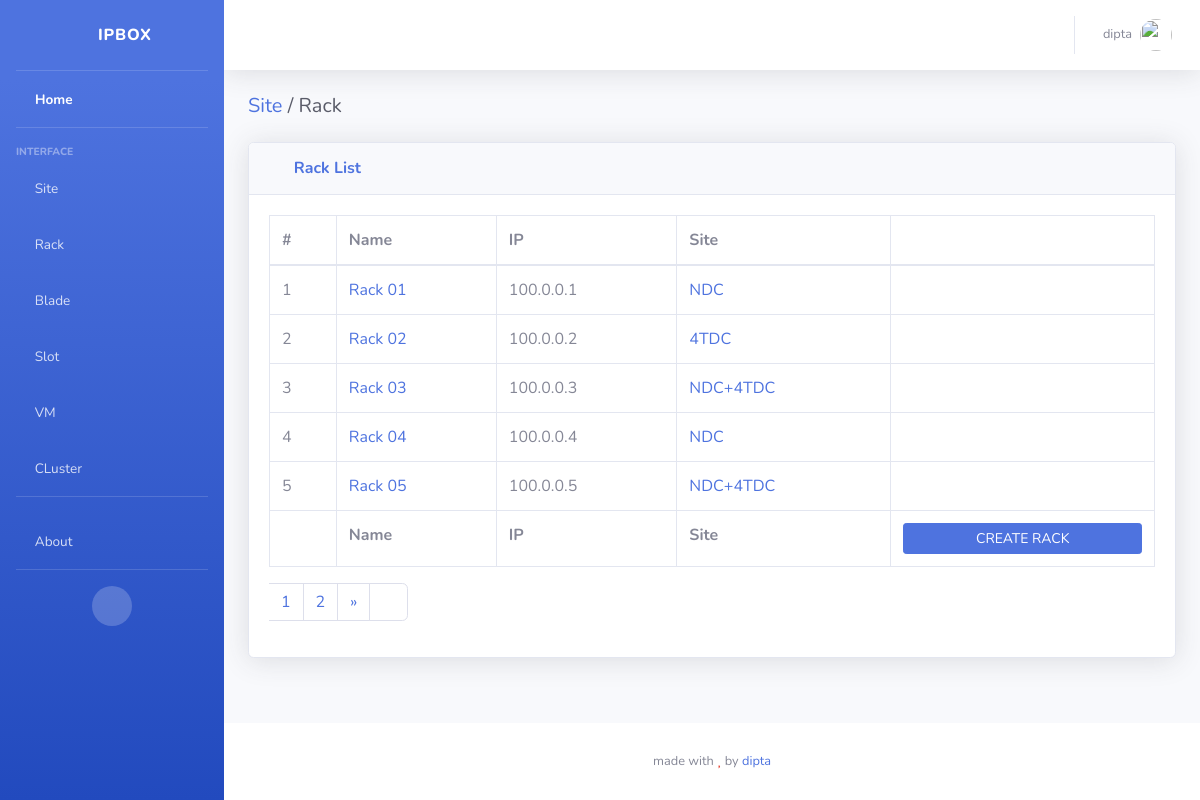
The page /racks/ (signed in) on the database its author committed.
### rackapp/models.py (models this page shows, shortened)
class Rack(models.Model):
  name  = models.CharField(max_length=128)
  ip    = models.GenericIPAddressField()
  site  = models.ForeignKey(Site, related_name="racks", on_delete=models.CASCADE)
  class Meta:
    verbose_name_plural = "Racks"

### siteapp/models.py (models this page shows, shortened)
class Site(models.Model):
  name = models.CharField(max_length=128)
  class Meta:
    verbose_name_plural = "Sites"

### rackapp/views.py (the view)
# urls.py: path('', views.rackList, name="racks"),
def rackList(request):
  dataPerPage = 5
  pageNum = request.GET.get('page', 1)
  racks = Rack.objects.all()
  p = Paginator(racks, dataPerPage)
  page_obj = p.page(pageNum)
  context = {
    'page_obj': page_obj,
    'generalUser': generalUser(request.user),
    'adminUser': adminUser(request.user)
  }
  return render(request, 'rackapp/racks.html', context=context)

### accounts/views.py (called while the page is built)
def generalUser(user):
    res = False
    try:
        if user is None:
            raise ValueError('User Not Found!')
        if not user.is_active:
            raise ValueError('User Not Active!')
        if user.is_authenticated:
            res = True
    except Exception as err:
        pass
    return res

def adminUser(user):
    res = False
    try:
        if generalUser(user):
            if user.is_superuser or user.is_staff:
                res = True
    except Exception as err:
        pass
    return res

### rackapp/templates/rackapp/racks.html (shortened to what this page needs)
{% extends 'sbadmin/base.html' %}{% load static %} {% block content %}
<div class="d-sm-flex align-items-center justify-content-between mb-4">
  <h1 class="h5 mb-0 text-gray-800">
    <a href="{% url 'siteapp:sites' %}">Site<a/> / Rack
  </h1>
</div>
<div class="card shadow mb-4">
  <div class="card-header py-3">
    <h6 class="m-0 font-weight-bold text-primary"><i class="fas fa-table mr-2"></i> Rack List</h6>
  </div>
  <div class="card-body">
    <div class="table-responsive">
      <table
        class="table table-bordered"
        id="dataTable"
        width="100%"
        cellspacing="0"
      >
        <thead>
          <tr>
            <th>#</th>
            <th>Name</th>
            <th>IP</th>
            <th>Site</th>
            <th></th>
          </tr>
        </thead>
        <tfoot>
          <tr>
            <th></th>
            <th>Name</th>
            <th>IP</th>
            <th>Site</th>
            <th>
              {% if adminUser %}
                <a href="{% url 'rackapp:rack_create' %}" class="btn btn-primary btn-sm btn-block">CREATE RACK</a>
              {% else %}
                <div class="btn btn-primary btn-sm btn-block disabled customNotAllowed">CREATE RACK</div>
							{% endif %}
            </th>
          </tr>
        </tfoot>
        <tbody>
          {% for rack in page_obj %}
          <tr>
            <td>{{ forloop.counter }}</td>
            <td>
              <a href="{% url 'rackapp:rack_query' rack.id %}"
                class="text-primary">
                {{ rack.name }}
              </a>
            </td>
            <td>{{ rack.ip }}</td>
            <td>
              <a href="{% url 'siteapp:site_query' rack.site.id %}"
                class="text-primary">
                {{ rack.site.name }}
              </a>
            </td>
            <td class="text-center">
              {% if adminUser %}
                <a href="{% url 'rackapp:rack_update' rack.id %}"
                  class="text-info mr-4" title="edit">
                  <i class="fas fa-edit"></i>
                </a>
                <a href="#" class="text-danger ml-4" title="delete">
                  <i class="fas fa-trash-alt"></i>
                </a>
              {% endif %}
            </td>
          </tr>
          {% endfor %}
        </tbody>
      </table>
      {% include 'core/pagination.html' %}
    </div>
  </div>
</div>
{% endblock content %}

### templates/sbadmin/components/navbar.html (shortened to what this page needs)
{% load static %}
<nav class="navbar navbar-expand navbar-light bg-white topbar mb-4 static-top shadow">
  <ul class="navbar-nav ml-auto">
    {% if user.is_authenticated %}
    <li class="nav-item dropdown no-arrow">
      <a
        class="nav-link dropdown-toggle"
        href="#"
        id="userDropdown"
        role="button"
        data-toggle="dropdown"
        aria-haspopup="true"
        aria-expanded="false"
      >
        <span class="mr-2 d-none d-lg-inline text-gray-600 small">
          {{user.username}}
        </span>
        <img
          class="img-profile rounded-circle"
          src="{% static 'themes/sbadmin/img/undraw_profile.svg' %}"
        />
      </a>
    </li>
    {% endif %}
  </ul>
</nav>

### rows shown on the page
Rack: name "Rack 01", ip "100.0.0.1", site.name "NDC"
Rack: name "Rack 02", ip "100.0.0.2", site.name "4TDC"
Rack: name "Rack 03", ip "100.0.0.3", site.name "NDC+4TDC"
Rack: name "Rack 04", ip "100.0.0.4", site.name "NDC"
Rack: name "Rack 05", ip "100.0.0.5", site.name "NDC+4TDC"

### other values the page prints
{{ user.username }} "dipta"
{{ num }} "1"
{{ num }} "2"
